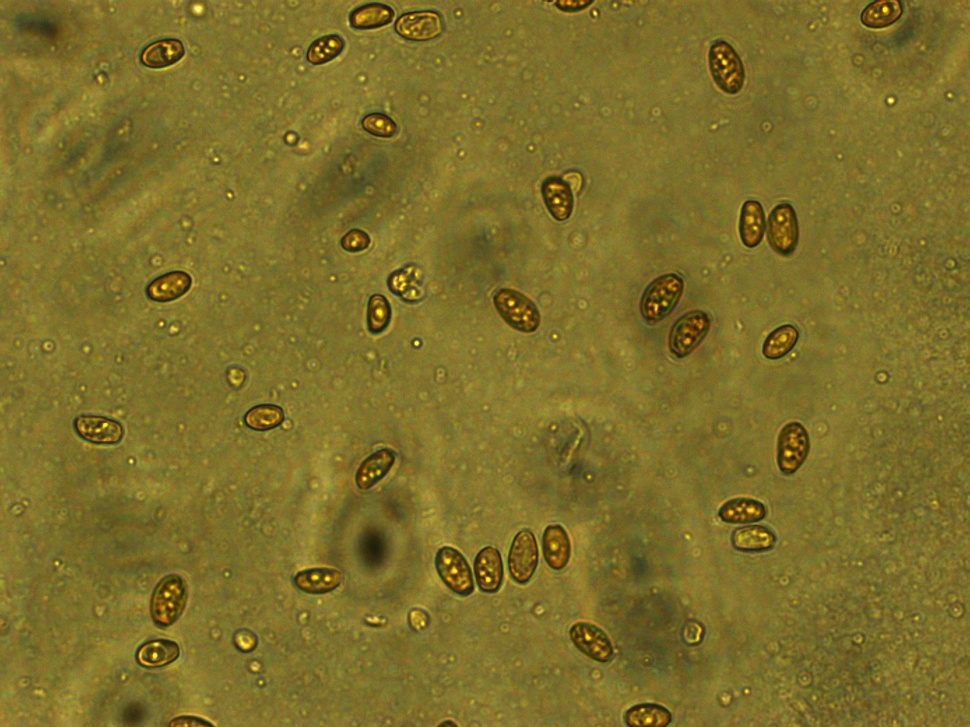
#> input picture SNAP-165320-0073.jpg, 970 x 727 px, shrunk from 1388 x 1040 before the run
$ python slidingWindow.py
#> lines starting #> are read from the running program, lines starting #| are printed output that depends on the picture
import cv2
import numpy as np
from typing import Iterator, Tuple


def SlidingWindow(image: cv2.Mat, slideSize: Tuple[int, int]) -> Iterator[Tuple[cv2.Mat, int, int]]:
    extraY = image.shape[0] % slideSize[1]
    extraX = image.shape[1] % slideSize[0]
    if extraY != 0:
        extraBlockBottom = np.zeros((slideSize[1] - extraY, image.shape[1], 3), np.uint8)
        image = np.concatenate((image, extraBlockBottom), axis=0)
    if extraX != 0:
        extraBlocRight = np.zeros((image.shape[0], slideSize[0] - extraX, 3), np.uint8)
        image = np.concatenate((image, extraBlocRight), axis=1)

    for y in range(0, image.shape[0], slideSize[1]):
        for x in range(0, image.shape[1], slideSize[0]):
            yield (image[y: y + slideSize[1], x: x + slideSize[0]], x, y + slideSize[1])

if __name__ == "__main__":
    image = cv2.imread("SNAP-165320-0073.jpg")
#> image is the input picture: shape (727, 970, 3); mean B, G, R 41.7, 110.9, 124.9
    for i, slide in enumerate(SlidingWindow(image, (256, 256))):
        boundingBox = (slide[1], slide[2])
        cv2.imwrite(f"test/slide_{i}_{boundingBox[0]}_{boundingBox[1]}.png", slide[0])
#> this loop made 12 passes
#> boundingBox on passes 1 to 12: (0, 256), (256, 256), (512, 256), (768, 256), (0, 512), (256, 512), (512, 512), (768, 512), (0, 768), (256, 768), (512, 768), (768, 768)
#> pass 1, `cv2.imwrite(f"test/slide_{i}_{boundingBox[0]}_{boundingBox[1]}.png", s..`:
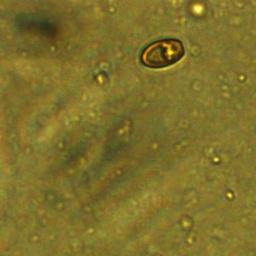
#> saved as slide_0_0_256.png: shape (256, 256, 3); mean B, G, R 42.9, 112.4, 126.2
#> pass 2, `cv2.imwrite(f"test/slide_{i}_{boundingBox[0]}_{boundingBox[1]}.png", s..`:
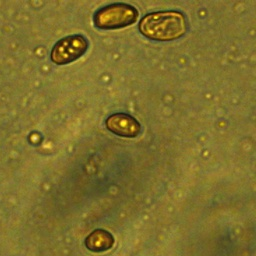
#> saved as slide_1_256_256.png: shape (256, 256, 3); mean B, G, R 42, 111.5, 125.4
